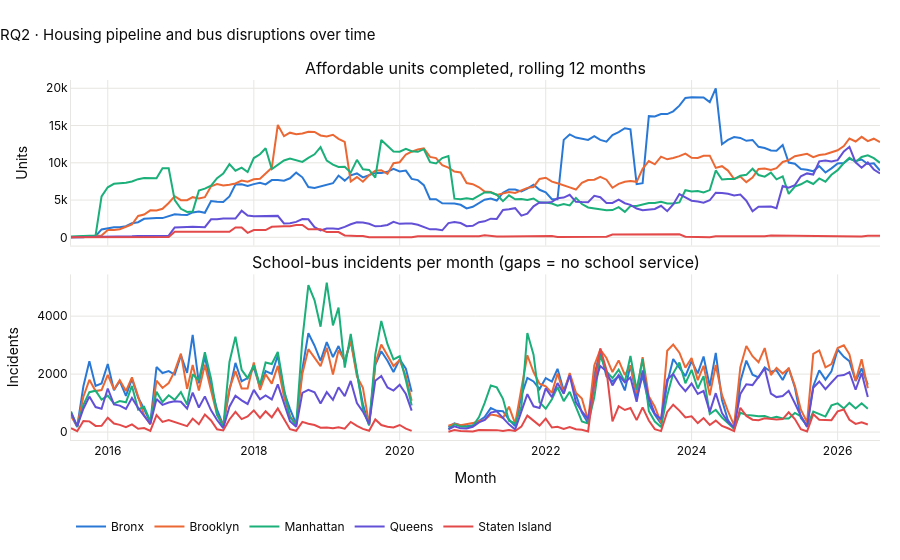

Notebook source saved alongside this figure:
### Markdown cell above
### RQ2 (Asser Ehab Khattab)
**Question:** Over time, does the 12-month pipeline of new affordable units move with monthly school-bus incidents in each borough?

**Chart:** Two panels on a shared time axis (rolling 12-month completions; monthly incidents with gaps where there is no service). Two panels instead of a dual-axis chart, so neither scale is distorted.

### Code cell
F.rq2_timeline(monthly).show()

### Figure 1 — Plotly figure (JSON) as saved in the notebook; plotly's stock layout.template omitted (floating-point values rounded to 4 significant figures; data arrays with more than 128 entries replaced by an {"elided": "..."} marker saying what was removed)
{"data": [{"hovertemplate": "%{x|%b %Y}: %{y:,} units<extra>Bronx</extra>", "legendgroup": "BRONX", "line": {"color": "#2a78d6", "width": 2}, "mode": "lines", "name": "Bronx", "type": "scatter", "x": {"elided": "134 str values"}, "xaxis": "x", "y": {"elided": "134 int values"}, "yaxis": "y"}, {"connectgaps": false, "hovertemplate": "%{x|%b %Y}: %{y:,} incidents<extra>Bronx</extra>", "legendgroup": "BRONX", "line": {"color": "#2a78d6", "width": 2}, "mode": "lines", "name": "Bronx", "showlegend": false, "type": "scatter", "x": {"elided": "134 str values"}, "xaxis": "x2", "y": {"elided": "134 float values"}, "yaxis": "y2"}, {"hovertemplate": "%{x|%b %Y}: %{y:,} units<extra>Brooklyn</extra>", "legendgroup": "BROOKLYN", "line": {"color": "#eb6834", "width": 2}, "mode": "lines", "name": "Brooklyn", "type": "scatter", "x": {"elided": "134 str values"}, "xaxis": "x", "y": {"elided": "134 int values"}, "yaxis": "y"}, {"connectgaps": false, "hovertemplate": "%{x|%b %Y}: %{y:,} incidents<extra>Brooklyn</extra>", "legendgroup": "BROOKLYN", "line": {"color": "#eb6834", "width": 2}, "mode": "lines", "name": "Brooklyn", "showlegend": false, "type": "scatter", "x": {"elided": "134 str values"}, "xaxis": "x2", "y": {"elided": "134 float values"}, "yaxis": "y2"}, {"hovertemplate": "%{x|%b %Y}: %{y:,} units<extra>Manhattan</extra>", "legendgroup": "MANHATTAN", "line": {"color": "#1baf7a", "width": 2}, "mode": "lines", "name": "Manhattan", "type": "scatter", "x": {"elided": "134 str values"}, "xaxis": "x", "y": {"elided": "134 int values"}, "yaxis": "y"}, {"connectgaps": false, "hovertemplate": "%{x|%b %Y}: %{y:,} incidents<extra>Manhattan</extra>", "legendgroup": "MANHATTAN", "line": {"color": "#1baf7a", "width": 2}, "mode": "lines", "name": "Manhattan", "showlegend": false, "type": "scatter", "x": {"elided": "134 str values"}, "xaxis": "x2", "y": {"elided": "134 float values"}, "yaxis": "y2"}, {"hovertemplate": "%{x|%b %Y}: %{y:,} units<extra>Queens</extra>", "legendgroup": "QUEENS", "line": {"color": "#6250d6", "width": 2}, "mode": "lines", "name": "Queens", "type": "scatter", "x": {"elided": "134 str values"}, "xaxis": "x", "y": {"elided": "134 int values"}, "yaxis": "y"}, {"connectgaps": false, "hovertemplate": "%{x|%b %Y}: %{y:,} incidents<extra>Queens</extra>", "legendgroup": "QUEENS", "line": {"color": "#6250d6", "width": 2}, "mode": "lines", "name": "Queens", "showlegend": false, "type": "scatter", "x": {"elided": "134 str values"}, "xaxis": "x2", "y": {"elided": "134 float values"}, "yaxis": "y2"}, {"hovertemplate": "%{x|%b %Y}: %{y:,} units<extra>Staten Island</extra>", "legendgroup": "STATEN ISLAND", "line": {"color": "#e34948", "width": 2}, "mode": "lines", "name": "Staten Island", "type": "scatter", "x": {"elided": "134 str values"}, "xaxis": "x", "y": {"elided": "134 int values"}, "yaxis": "y"}, {"connectgaps": false, "hovertemplate": "%{x|%b %Y}: %{y:,} incidents<extra>Staten Island</extra>", "legendgroup": "STATEN ISLAND", "line": {"color": "#e34948", "width": 2}, "mode": "lines", "name": "Staten Island", "showlegend": false, "type": "scatter", "x": {"elided": "134 str values"}, "xaxis": "x2", "y": {"elided": "134 float values"}, "yaxis": "y2"}], "layout": {"annotations": [{"font": {"size": 16}, "showarrow": false, "text": "Affordable units completed, rolling 12 months", "x": 0.5, "xanchor": "center", "xref": "paper", "y": 1, "yanchor": "bottom", "yref": "paper"}, {"font": {"size": 16}, "showarrow": false, "text": "School-bus incidents per month (gaps = no school service)", "x": 0.5, "xanchor": "center", "xref": "paper", "y": 0.46, "yanchor": "bottom", "yref": "paper"}], "font": {"color": "#0b0b0b", "family": "Inter, Segoe UI, Arial, sans-serif", "size": 12}, "height": 560, "hoverlabel": {"bgcolor": "white", "font": {"size": 12}}, "hovermode": "x unified", "legend": {"orientation": "h", "title": {"text": ""}, "x": 0, "y": -0.2, "yanchor": "top"}, "margin": {"b": 120, "l": 60, "r": 20, "t": 80}, "title": {"font": {"color": "#0b0b0b", "size": 15}, "text": "RQ2 · Housing pipeline and bus disruptions over time", "x": 0, "xanchor": "left"}, "xaxis": {"anchor": "y", "domain": [0, 1], "gridcolor": "#e7e6e2", "linecolor": "#e7e6e2", "matches": "x2", "showticklabels": false, "zeroline": false}, "xaxis2": {"anchor": "y2", "domain": [0, 1], "gridcolor": "#e7e6e2", "linecolor": "#e7e6e2", "title": {"text": "Month"}, "zeroline": false}, "yaxis": {"anchor": "x", "domain": [0.54, 1], "gridcolor": "#e7e6e2", "linecolor": "#e7e6e2", "title": {"text": "Units"}, "zeroline": false}, "yaxis2": {"anchor": "x2", "domain": [0, 0.46], "gridcolor": "#e7e6e2", "linecolor": "#e7e6e2", "title": {"text": "Incidents"}, "zeroline": false}}}
